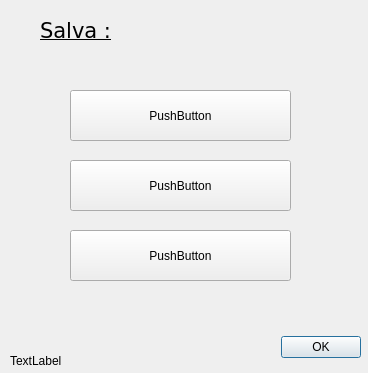
<?xml version="1.0" encoding="UTF-8"?>
<ui version="4.0">
 <class>Dialog</class>
 <widget class="QDialog" name="Dialog">
  <property name="geometry">
   <rect>
    <x>0</x>
    <y>0</y>
    <width>368</width>
    <height>373</height>
   </rect>
  </property>
  <property name="windowTitle">
   <string>Dialog</string>
  </property>
  <widget class="QPushButton" name="pushButton">
   <property name="geometry">
    <rect>
     <x>70</x>
     <y>90</y>
     <width>221</width>
     <height>51</height>
    </rect>
   </property>
   <property name="text">
    <string>PushButton</string>
   </property>
  </widget>
  <widget class="QPushButton" name="pushButton_2">
   <property name="geometry">
    <rect>
     <x>70</x>
     <y>160</y>
     <width>221</width>
     <height>51</height>
    </rect>
   </property>
   <property name="text">
    <string>PushButton</string>
   </property>
  </widget>
  <widget class="QDialogButtonBox" name="buttonBox">
   <property name="geometry">
    <rect>
     <x>180</x>
     <y>330</y>
     <width>181</width>
     <height>34</height>
    </rect>
   </property>
   <property name="standardButtons">
    <set>QDialogButtonBox::Ok</set>
   </property>
  </widget>
  <widget class="QLabel" name="label">
   <property name="geometry">
    <rect>
     <x>40</x>
     <y>10</y>
     <width>271</width>
     <height>41</height>
    </rect>
   </property>
   <property name="font">
    <font>
     <family>DejaVu Sans</family>
     <pointsize>16</pointsize>
     <underline>true</underline>
    </font>
   </property>
   <property name="text">
    <string>Salva :</string>
   </property>
   <property name="textFormat">
    <enum>Qt::AutoText</enum>
   </property>
  </widget>
  <widget class="QPushButton" name="pushButton_3">
   <property name="geometry">
    <rect>
     <x>70</x>
     <y>230</y>
     <width>221</width>
     <height>51</height>
    </rect>
   </property>
   <property name="text">
    <string>PushButton</string>
   </property>
  </widget>
  <widget class="QLabel" name="label_2">
   <property name="geometry">
    <rect>
     <x>10</x>
     <y>350</y>
     <width>200</width>
     <height>21</height>
    </rect>
   </property>
   <property name="text">
    <string>TextLabel</string>
   </property>
  </widget>
 </widget>
 <resources/>
 <connections/>
</ui>
